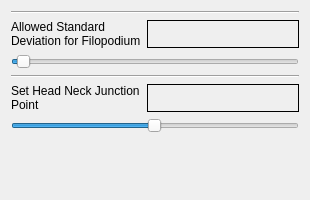
                  <widget class="QWidget" name="page_2">
                   <property name="geometry">
                    <rect>
                     <x>0</x>
                     <y>-35</y>
                     <width>310</width>
                     <height>200</height>
                    </rect>
                   </property>
                   <attribute name="label">
                    <string>Head Neck Junction (HNJ)</string>
                   </attribute>
                   <layout class="QFormLayout" name="formLayout_13">
                    <item row="5" column="0" colspan="2">
                     <widget class="QSlider" name="filopodiumSTD">
                      <property name="maximum">
                       <number>500</number>
                      </property>
                      <property name="value">
                       <number>10</number>
                      </property>
                      <property name="orientation">
                       <enum>Qt::Orientation::Horizontal</enum>
                      </property>
                     </widget>
                    </item>
                    <item row="8" column="0" colspan="2">
                     <widget class="QSlider" name="hnjSlider">
                      <property name="minimum">
                       <number>1</number>
                      </property>
                      <property name="maximum">
                       <number>200</number>
                      </property>
                      <property name="value">
                       <number>100</number>
                      </property>
                      <property name="orientation">
                       <enum>Qt::Orientation::Horizontal</enum>
                      </property>
                      <property name="invertedAppearance">
                       <bool>false</bool>
                      </property>
                     </widget>
                    </item>
                    <item row="0" column="0" colspan="2">
                     <widget class="Line" name="line_6">
                      <property name="minimumSize">
                       <size>
                        <width>200</width>
                        <height>0</height>
                       </size>
                      </property>
                      <property name="orientation">
                       <enum>Qt::Orientation::Horizontal</enum>
                      </property>
                     </widget>
                    </item>
                    <item row="6" column="0" colspan="2">
                     <widget class="Line" name="line_7">
                      <property name="minimumSize">
                       <size>
                        <width>200</width>
                        <height>0</height>
                       </size>
                      </property>
                      <property name="orientation">
                       <enum>Qt::Orientation::Horizontal</enum>
                      </property>
                     </widget>
                    </item>
                    <item row="2" column="0">
                     <widget class="QLabel" name="label_16">
                      <property name="text">
                       <string>Allowed Standard Deviation for Filopodium</string>
                      </property>
                      <property name="wordWrap">
                       <bool>true</bool>
                      </property>
                     </widget>
                    </item>
                    <item row="2" column="1">
                     <widget class="QLabel" name="label_20">
                      <property name="frameShape">
                       <enum>QFrame::Shape::Box</enum>
                      </property>
                      <property name="text">
                       <string/>
                      </property>
                     </widget>
                    </item>
                    <item row="7" column="0">
                     <widget class="QLabel" name="label_14">
                      <property name="text">
                       <string>Set Head Neck Junction Point</string>
                      </property>
                      <property name="wordWrap">
                       <bool>true</bool>
                      </property>
                     </widget>
                    </item>
                    <item row="7" column="1">
                     <widget class="QLabel" name="label_21">
                      <property name="frameShape">
                       <enum>QFrame::Shape::Box</enum>
                      </property>
                      <property name="text">
                       <string/>
                      </property>
                     </widget>
                    </item>
                   </layout>
                  </widget>
